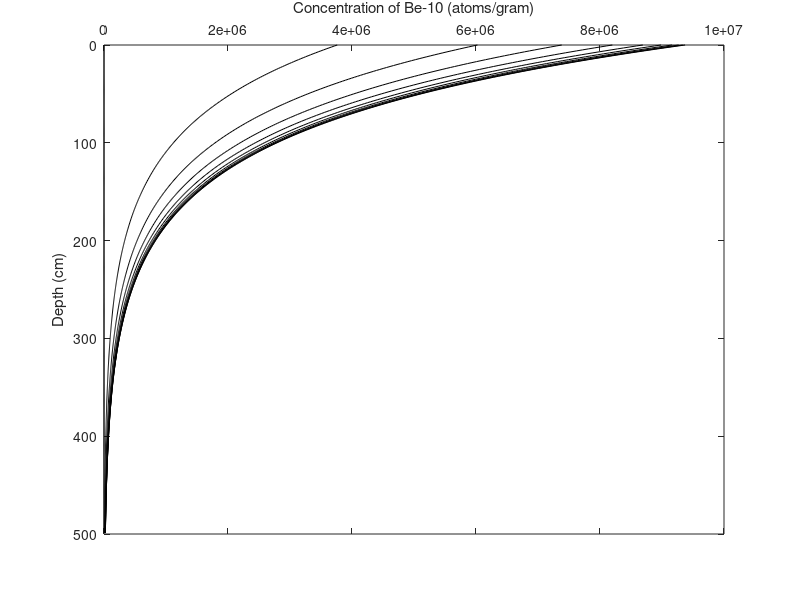

This figure's MATLAB source:
% SIMPLE CASE
% Script to calculate numerical solution of Beryllium-10 cosmogenic nuclide
% production as a function of depth.
% Final class project, Earth System Modeling
% Zach Lifton, 11/16/09

% Initial concentration = 0 (no inheritance)
% Erosion rate = 0
% Altitude = 0-5 km
% Latitude = 40 N
% Be-10 half-life = 1.36*10^6 yr (Nishiizumi et al, 2007)

clear
% Inputs:
lambda = 5.09*10^(-7);      % Be-10 decay constant (yr^-1)
rho = 2;                    % Density of alluvium (g/cm^3)
caplamb = 165;              % Characteristic attenuation length (g/cm^2)
mu = rho/caplamb;
Po = 4.8;                   % Be-10 production rate (atoms/g/yr)

% Solution:
n=0;
for j = 1:1000000:10000001  % Time loop, 10 Myr in 1 Myr time steps
    n = n + 1;
    t(n) = j - 1;
    for k = 1:500           % Depth loop, 0 to 500 cm depth
        x(k) = k - 1;
        N(k) = (Po/lambda)*exp(-mu*(x(k)))*(1 - exp(-lambda*t(n)));
    end
    % Plot:
    figure(1)
    plot(N,x,'k-');
    set(gca,'YDir','reverse');
    set(gca,'XAxisLocation','top');
    xlabel('Concentration of Be-10 (atoms/gram)');
    ylabel('Depth (cm)');
    hold on
end
